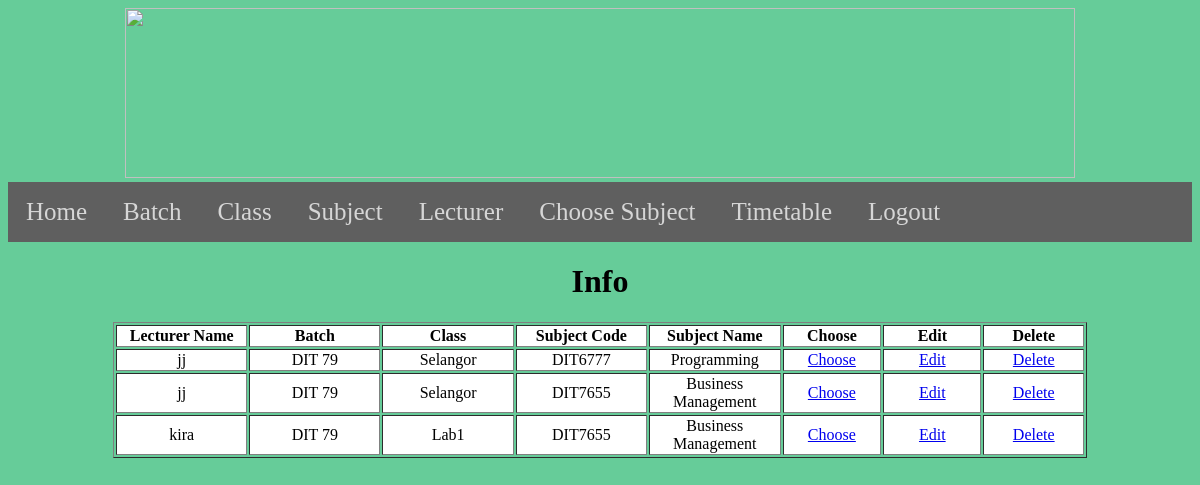
/display_choosesub.php, run on the app's committed database.
### tables this page shows
CREATE TABLE `lect_register` (
  `id` int(11) NOT NULL,
  `lect_id` int(11) NOT NULL,
  `batch_id` int(11) NOT NULL,
  `class_id` int(11) NOT NULL,
  `sub_id` varchar(11) NOT NULL
);

CREATE TABLE `lecturer` (
  `lect_id` int(11) NOT NULL,
  `lect_name` varchar(200) NOT NULL
);

CREATE TABLE `batch` (
  `batch_id` int(11) NOT NULL,
  `batch_name` varchar(100) NOT NULL
);

CREATE TABLE `class` (
  `class_id` int(11) NOT NULL,
  `class_name` varchar(150) NOT NULL
);

CREATE TABLE `subject` (
  `sub_id` varchar(40) NOT NULL,
  `sub_name` varchar(150) NOT NULL
);

### display_choosesub.php (the view, shortened to what this page needs)
 <?php
include __dir__ . "/php_action/config.php";
 ?>
<!doctype html>
<html>
<head>
</head>
<body><center>
<img src="header1.jpg" width="950" height="170" alt=""/>
</center>
<ul class="topnav" id="myTopnav">
  <li><a href="home.php">Home</a></li>
  <li><a href="batch.php">Batch</a></li>
   <li><a href="class.php">Class</a></li>
   <li><a href="subject.php">Subject</a></li>
   <li><a href="lecturer.php">Lecturer</a></li>
   <li><a href="choose_sub.php">Choose Subject</a></li>
   <li><a href="timetable.php">Timetable</a></li>
   <li><a href="logout.php">Logout</a></li>
</ul>
</body>
</html>
<html>
<center><h1>Info</h1></center>
<body>
<div align="center">
<table width="974" height="58" border="1">
<tr>
<th width="128">Lecturer Name</th>
<th width="128">Batch</th>
<th width="128">Class</th>
<th width="128">Subject Code</th>
<th width="128">Subject Name</th>
<th width="95">Choose</th>
<th width="95">Edit</th>
<th width="97">Delete</th>
</tr>
<?php
$run = mysqli_query($con, "Select lect_name, batch_name, class_name, sub_name, lect_register.sub_id from lect_register INNER JOIN subject ON subject.sub_id = lect_register.sub_id INNER JOIN lecturer ON lecturer.lect_id = lect_register.lect_id INNER JOIN class ON class.class_id = lect_register.class_id INNER JOIN batch ON batch.batch_id = lect_register.batch_id;");
while($row=mysqli_fetch_array($run))
{
	echo"<tr align='center'>
				<td>{$row['lect_name']}</td>
				<td>{$row['batch_name']}</td>
				<td>{$row['class_name']}</td>
				<td>{$row['sub_id']}</td>
				<td>{$row['sub_name']}</td>
				<td><a href='timetable.php?edit='>Choose</td>
				<td><a href='editlect.php?edit='>Edit</td>
				<td><a href='lecturer.php?del='>Delete</td>
			</tr>";
}
?>
</table>
</body>
</html>

### display_choosesub.php (style rules this page uses)
ul.topnav { list-style-type: none; margin: 0; padding: 0; overflow: hidden; background-color: #5F5F5F; }
ul.topnav li { float: left; }
ul.topnav li a { display: inline-block; color: #D6D6D6; text-align: center; padding: 16px 18px; text-decoration: none; transition: 0.3s; font-size: 25px; font-family:REVOLUTION; }
body { background-color:#6C9; }
tr { background-color:#FFF; }
td { font-size:20; }
th { font-size:20; }

### data on the page
lect_register: lect.lect_name "jj", batch.batch_name "DIT 79", class.class_name "Selangor", sub "DIT6777", sub.sub_name "Programming"
lect_register: lect.lect_name "jj", batch.batch_name "DIT 79", class.class_name "Selangor", sub "DIT7655", sub.sub_name "Business Management"
lect_register: lect.lect_name "kira", batch.batch_name "DIT 79", class.class_name "Lab1", sub "DIT7655", sub.sub_name "Business Management"
